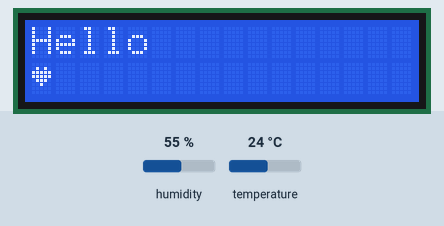
This program was run on a simulated Arduino Uno, built with avr-gcc and run on an emulated ATmega328P. Parts: 16×2 character LCD. The test bench sets the inputs (shaded band); at power-on: humidity 55 %, temperature 24 °C. What the program prints to the serial monitor is not drawn.

Above: at 0.1 s.
At 2.1 s:
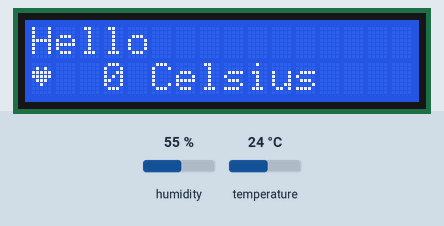

The program:

main.cpp
```cpp
#include <Arduino.h>
#include <IRremote.h>
#include <DHT.h>
#include <Ticker.h>
#include <LiquidCrystal.h>
#include "main.h"

template <typename T, size_t n>
constexpr size_t ArrayCount(const T (&)[n]) { return n; }

static char KeyBuf[][13] =
{
	"POWER",
	"FUNC/STOP",
	"VOL+",
	"FAST BACK",
	"PAUSE",
	"FAST FORWARD",
	"DOWN",
	"VOL-",
	"UP",
	"EQ",
	"ST/REPT",
	"0",
	"1",
	"2",
	"3",
	"4",
	"5",
	"6",
	"7",
	"8",
	"9"
};

static unsigned long KeyValue[] =
{
	KEY_POWER,
	KEY_FUNC_STOP,
	KEY_VOL_ADD,
	KEY_FAST_BACK,
	KEY_PAUSE,
	KEY_FAST_FORWARD,
	KEY_DOWN,
	KEY_VOL_DE,
	KEY_UP,
	KEY_EQ,
	KEY_ST_REPT,
	KEY_0,
	KEY_1,
	KEY_2,
	KEY_3,
	KEY_4,
	KEY_5,
	KEY_6,
	KEY_7,
	KEY_8,
	KEY_9,
	KEY_REPEAT
};

byte Heart[8] =
{
	0b00000,
	0b01010,
	0b11111,
	0b11111,
	0b01110,
	0b00100,
	0b00000,
	0b00000
};

#define DHT_PIN 2
#define RED_PIN 4
#define GREEN_PIN 5
#define BLUE_PIN 6
#define DHT_TYPE DHT11
#define TEMP_HIGH 25.0f
#define TEMP_LOW 17.0f

IRrecv irrecv(RECEIVER);
decode_results results;
DHT dht(DHT_PIN, DHT_TYPE);
LiquidCrystal lcd(7, 8, 9, 10, 3, 12);

void UpdateTemperatureSensor();
void UpdateRemoteControl();

Ticker temperatureTimer(UpdateTemperatureSensor, 2000);
Ticker remoteControlTimer(UpdateRemoteControl, 0);

bool running;

void setup()
{
	Serial.begin(9600);
	// irrecv.enableIRIn();
	dht.begin();

	temperatureTimer.start();
	// remoteControlTimer.start();

	lcd.begin(16, 2);
	lcd.createChar(0, Heart);
	lcd.clear();

	lcd.print("Hello");
	lcd.setCursor(0, 1);
	lcd.write(byte(0));

	running = true;
}

void loop()
{
	if (running)
	{
		temperatureTimer.update();
	}
	// remoteControlTimer.update();
}

char buffer[16] = {0};

void UpdateTemperatureSensor()
{
	float temperatureInCelsius = dht.readTemperature();
	lcd.setCursor(3, 1);
	sprintf(buffer, "%d Celsius", temperatureInCelsius);
	lcd.print(buffer);
	Serial.println(temperatureInCelsius);

	return;

	float red = 0, green = 0, blue = 0;

	if (temperatureInCelsius <= TEMP_LOW)
	{
		blue = 64;
	}
	else if (temperatureInCelsius >= TEMP_HIGH)
	{
		red = 64;
	}
	else
	{
		green = 64;
	}

	digitalWrite(RED_PIN, red);
	digitalWrite(GREEN_PIN, green);
	digitalWrite(BLUE_PIN, blue);

	Serial.println(temperatureInCelsius);
}

void UpdateRemoteControl()
{
	int tmpValue;
	if (irrecv.decode(&results))
	{
		for (size_t i = 0; i < ArrayCount(KeyValue); i++)
		{
			const unsigned long key = KeyValue[i];
			if (key == results.value && i < KEY_NUM)
			{
				if (key == KEY_POWER)
				{
					running = !running;
					digitalWrite(RED_PIN, 0);
					digitalWrite(GREEN_PIN, 0);
					digitalWrite(BLUE_PIN, 0);
				}
				Serial.println(KeyBuf[i]);
				Serial.println(running);
				tmpValue = results.value;
			}
			else if (REPEAT == i)
			{
				results.value = tmpValue;
			}
		}

		irrecv.resume();
	}
}
```

main.h
```cpp
#ifndef _IR_H
#define _IR_H

#define RECEIVER 11

#define KEY_POWER (0xFFA25D)
#define KEY_FUNC_STOP (0xFFE21D)
#define KEY_VOL_ADD (0xFF629D)
#define KEY_FAST_BACK (0xFF22DD)
#define KEY_PAUSE (0xFF02FD)
#define KEY_FAST_FORWARD (0xFFC23D)
#define KEY_DOWN (0xFFE01F)
#define KEY_VOL_DE (0xFFA857)
#define KEY_UP (0xFF906F)
#define KEY_EQ (0xFF9867)
#define KEY_ST_REPT (0xFFB04F)
#define KEY_0 (0xFF6897)
#define KEY_1 (0xFF30CF)
#define KEY_2 (0xFF18E7)
#define KEY_3 (0xFF7A85)
#define KEY_4 (0xFF10EF)
#define KEY_5 (0xFF38C7)
#define KEY_6 (0xFF5AA5)
#define KEY_7 (0xFF42BD)
#define KEY_8 (0xFF4AB5)
#define KEY_9 (0xFF52AD)
#define KEY_REPEAT (0xFFFFFFFF)
#define KEY_NUM 21
#define REPEAT 22


#endif
```
